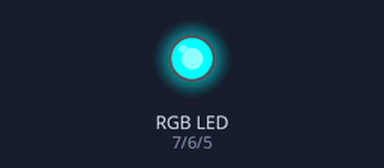
The sketch below on a simulated Arduino Uno, built with avr-gcc and run on an emulated ATmega328P. Shown: an RGB LED mixed from three pins (HIGH = lit).

Above: at 0.05 s.
At 1.0 s:
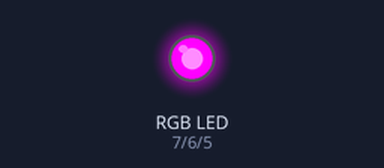
At 1.45 s:
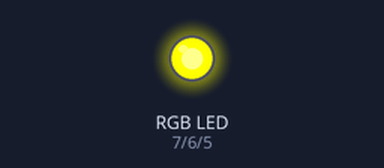
At 1.95 s:
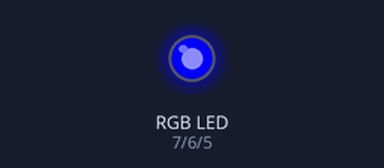
At 2.95 s:
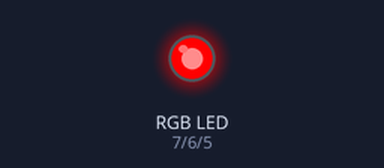
At 3.95 s:
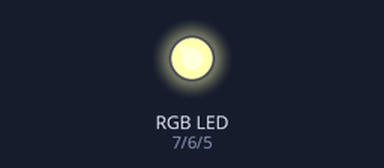
Timing chart, 0 to 5.2 s (numbered marks = the images above):
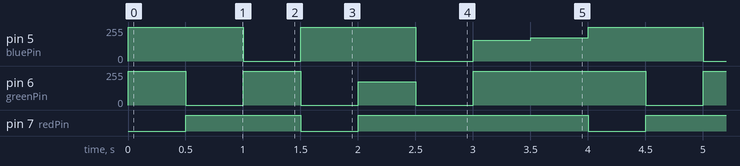

Measured:
- by itself, pin 5 (bluePin): repeats every 4.0 s: 0/255 0.50 s, 255/255 1.0 s, 0/255 0.50 s, 155/255 0.50 s, 175/255 0.50 s, 255/255 1.0 s
- by itself, pin 6 (greenPin): repeats every 4.0 s: 0/255 0.50 s, 255/255 0.50 s, 0/255 0.50 s, 175/255 0.50 s, 0/255 0.50 s, 255/255 1.5 s
- by itself, pin 7 (redPin): repeats every 4.0 s: LOW 0.50 s, HIGH 2.0 s, LOW 0.50 s, HIGH 1.0 s

The sketch:

light.ino
```cpp
int redPin=7;
int greenPin =6;
int bluePin = 5;


void setup() {
  // put your setup code here, to run once:
  pinMode(redPin,OUTPUT);
  pinMode(greenPin,OUTPUT);
  pinMode(bluePin,OUTPUT);

}

void loop() {
  // put your main code here, to run repeatedly:


    setColor(255,0,0);
    delay(500);
    setColor(0,255,0);
    delay(500);

    setColor(0,0,255);
    delay(500);
    setColor(255,255,0);
    delay(500);

    setColor(80,80,0);
    delay(500);

    setColor(0,255,255);
    delay(500);
    setColor(100,0,100);
    delay(500);
    setColor(80,0,80);
    delay(500);


}


 void setColor(int red,int green,int blue){
    analogWrite(redPin,255-red);
    analogWrite(greenPin,255-green);
    analogWrite(bluePin,255-blue);

 }
```
